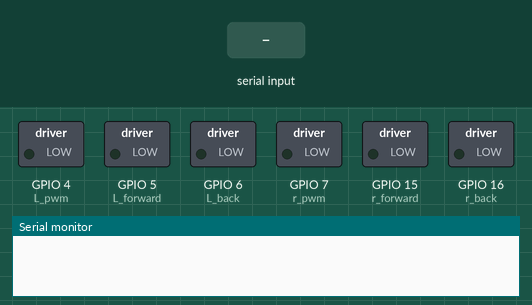
A sketch run on a simulated ESP32-S3. Parts: switched loads named in the sketch (green lamp = pin HIGH), the last lines printed to the serial monitor. The test bench sets the inputs (shaded band).

Above: at 1.4 s.
1.5 s: "90,45\n" received over Serial
At 2.9 s:
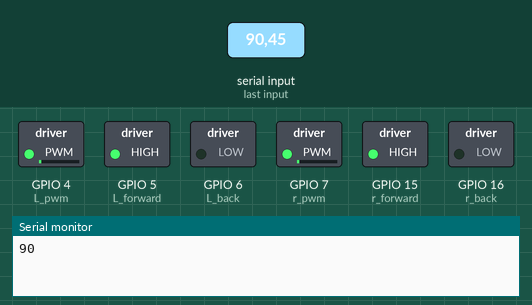
3.2 s: "30,150\n" received over Serial
At 4.2 s:
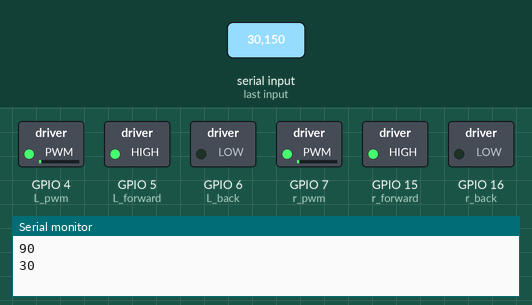
Timing chart, 0 to 6.2 s (numbered marks = the images above; inputs shaded):
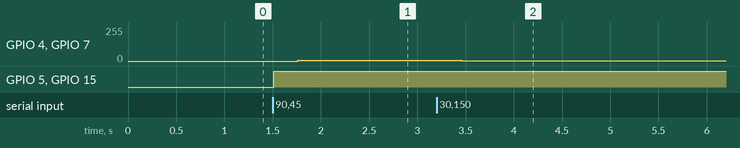

Measured:
- after the input at 1.5 s, GPIO 4 (L_pwm), GPIO 7 (r_pwm): 0/255 → 6/255 after 0.26 s; GPIO 5 (L_forward), GPIO 15 (r_forward): LOW → HIGH at once
- after the input at 3.2 s, GPIO 4 (L_pwm), GPIO 7 (r_pwm): 6/255 → 2/255 after 0.26 s

The sketch:

tankRobot.ino
```cpp
#define LEDC_TIMER_RESOLUTION 12   // 12-bit resolution (0-4095)
#define LEDC_BASE_FREQ 1000  // PWM frequency

#define L_pwm 4          // GPIO pin for LED output
#define L_forward 5
#define L_back 6

 #define r_pwm 7          // GPIO pin for LED output
 #define r_forward 15
 #define r_back 16


#define MAX_DUTY ((1 << LEDC_TIMER_RESOLUTION) - 1)

String input ="";
int power = 0;
String dir = "";

void setup() {
  // put your setup code here, to run once:
Serial.begin(115200);
ledcAttach(L_pwm, LEDC_BASE_FREQ, LEDC_TIMER_RESOLUTION);
ledcAttach(r_pwm, LEDC_BASE_FREQ, LEDC_TIMER_RESOLUTION);


pinMode(L_forward,OUTPUT);
pinMode(L_back,OUTPUT);
pinMode(r_forward,OUTPUT);
pinMode(r_back,OUTPUT);


delay(200);

}

void loop() {
  // put your main code here, to run repeatedly:

if(Serial.available()){
  input = Serial.readStringUntil('\n');
  dir = input.substring(0,1);
  String speed = input.substring(1,4);
   power = input.toInt();
  digitalWrite(L_forward,HIGH);
  digitalWrite(L_back,LOW);

  digitalWrite(r_forward,HIGH);
  digitalWrite(r_back,LOW);

   delay(50);
   Serial.println(power);
   delay(200);
}

 ledcWrite(L_pwm, power);
 ledcWrite(r_pwm, power);
 delay(20);
}
```
